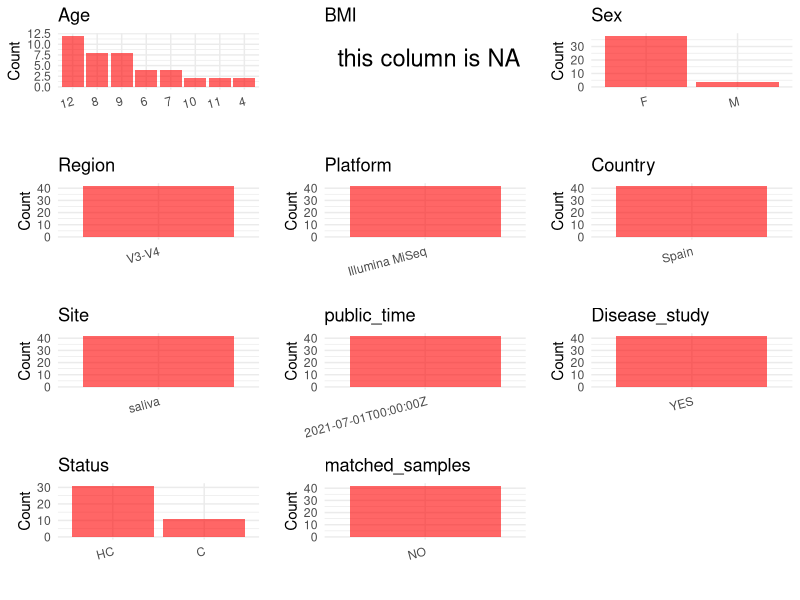

Generate this figure with R: (Note: this script raises an error after producing the figure.)
## ---- chunk 1
# Load necessary libraries
library(dplyr)
library(ggplot2)
library(cowplot)

# Set working directory (update this path to your local directory)
setwd("D:/oral_project/PRJNA643173")

# Read the initial metadata files
initial_meta<-read.csv("SraRunTable.csv",header = T)

# Combine the two metadata files
#meta <- rbind(initial_meta, initial_meta1)

#Remove entries non-oral samples
#initial_meta <- subset(initial_meta,isolate %in% c("saliva","tongue coat"))

# Check the number of samples containing "HT" in Sample.Name (e.g., healthy controls)
#nrow(subset(meta, grepl("HT", Sample.Name)))

# Display the first few rows of the metadata
head(initial_meta)
## ---- chunk 2
# Create a uniform metadata dataframe
metadata <- data.frame(
  BioProject = initial_meta$BioProject,
  Run = initial_meta$Run,
  sample_name = initial_meta$isolation_source,
  #Age = NA,
  BMI = NA,
  #Sex = NA,
  Region = "V3-V4",
  Platform = initial_meta$Instrument,
  Country = initial_meta$geo_loc_name_country,
  Site = replace(initial_meta$Organism, initial_meta$Organism == "human oral metagenome", "saliva"),
  public_time = initial_meta$ReleaseDate,
  stringsAsFactors = FALSE
)
## ---- chunk 3
metadata <- metadata %>%
  mutate(Sex = case_when(
    grepl("1A|1B|2A|2B|2B|3A|3B|4A|4B|5A|5B|7A|7B|9A|9B|10A|10B|12A|12B|13A|13B|15A|15B|16A|16B|17A|17B|18A|18B|20A|20B", sample_name) ~ "F",
    grepl("6A|6B|8A|8B|11A|11B|14A|14B|19A|19B|21A|21B", sample_name) ~ "M"
  ))
metadata <- metadata %>%
  mutate(Age = case_when(
    grepl("1A|1B|9A|9B|12A|12B", sample_name) ~ "12",
    grepl("2A|2B|13A|13B", sample_name) ~ "7",
    grepl("3A|3B|7A|7B|15A|15B", sample_name) ~ "8",
    grepl("4A|4B", sample_name) ~ "6",
    grepl("5A|5B", sample_name) ~ "11",
    grepl("6A|6B|10A|10B|11A|11B|16A|16B|18A|18B", sample_name) ~ "9",
    grepl("8A|8B", sample_name) ~ "10",
    grepl("14A|14B|19A|19B|20A|20B", sample_name) ~ "4",
    grepl("17A|17B|21A|21B", sample_name) ~ "5"
  ))

## ---- chunk 4
# Add information obtained from the publication
metadata$PCR_primers <- "TCGTCGGCAGCGTCAGATGTGTATAAGAGACAGC CTACGGGNGGCWGCAG-GTCTCGTGGGCTCGGAGATGTGTATAAGAGACAGGACTACHVGG GT ATCTAATCC"
metadata$title <- "Machine Learning Study in Caries Markers in Oral Microbiota from Monozygotic Twin Children"
metadata$Disease_study <- "YES"
# Assign disease status based on sample_name patterns
metadata <- metadata %>%
  mutate(Status = case_when(
    grepl("A|12B|13B|14B|15B|16B|17B|18B|19B|20B|21B", sample_name) ~ "HC",
    grepl("1B|2B|3B|4B|5B|6B|7B|8B|9B|10B|11B", sample_name) ~ "C"
  ))

#get subjects id according to sample id
metadata$sample_name<-gsub("oral sample from subject ","",metadata$sample_name)
#get subjects id with Saliva available
keep_subjects<-subset(metadata,Site %in% "saliva")
#remove subjects without Saliva samples
metadata<-subset(metadata,sample_name %in% keep_subjects$sample_name)
#get subjects sampling counts
sample_counts <- table(metadata$sample_name)
# Create matched_samples column, any subjects have >=2 samples will be label "YES", otherwise "NO"
metadata$matched_samples <- ifelse(metadata$sample_name %in% names(sample_counts[sample_counts >= 2]), "YES", "NO")
## ---- chunk 5
# Check the number of unique runs and sample names
print(paste("Number of unique runs:", length(unique(metadata$Run))))
print(paste("Number of unique sample names:", length(unique(metadata$sample_name))))
## ---- chunk 6
# Select columns for visualization
plot_data <- metadata %>%
  select(-BioProject, -Run, -sample_name, -title)

# Function to create simple plots for each column
create_simple_plots <- function(data) {
  plots <- list()
  
  for (col in colnames(data)) {
    # Check if the column is all NA
    if (all(is.na(data[[col]]))) {
      # Create an empty plot with text indicating all NA
      p <- ggplot() +
        annotate("text", x = 0.5, y = 0.5, label = "this column is NA", size = 6) +
        labs(title = col) +
        theme_void()
    } else if (is.numeric(data[[col]])) {
      # Numeric variable: histogram
      p <- ggplot(data, aes(x = .data[[col]])) +
        geom_histogram(fill = "blue", alpha = 0.6, bins = 20, na.rm = TRUE) +
        labs(title = col) +
        theme_minimal()
    } else {
      # Categorical variable: bar plot (remove NA values)
      count_data <- as.data.frame(table(data[[col]], useNA = "ifany"))
      p <- ggplot(count_data, aes(x = reorder(Var1, -Freq), y = Freq)) +
        geom_col(fill = "red", alpha = 0.6) +
        labs(title = col, x = NULL, y = "Count") +
        theme_minimal() +
        theme(axis.text.x = element_text(angle = 15, hjust = 1))
    }
    plots[[col]] <- p
  }
  
  return(plots)
}

# Generate and arrange plots
plots <- create_simple_plots(plot_data)
p<-plot_grid(plots$Age, 
          plots$BMI, 
          plots$Sex, 
          plots$Region, 
          plots$Platform, 
          plots$Country, 
          plots$Site,
          plots$public_time, 
          plots$Disease_study,
          plots$Status,
          plots$matched_samples,# add 
          ncol = 3, align = "hv", axis = "lb")
ggsave("Metadata_Summary.png", plot = p, width = 8, height = 6, dpi = 150)
## ---- chunk 7
knitr::include_graphics("Metadata_Summary.png")
## ---- chunk 8
# Reorder columns to match the desired format
metadata <- metadata[, c(
  "BioProject", "Run", "sample_name", "Age", "BMI", "Sex", 
  "Region", "Platform", "Country", "Site", "public_time", 
  "PCR_primers", "title", "Disease_study", "Status","matched_samples"
)]

# Export the uniform metadata to a CSV file
write.csv(metadata, file = "metadata.csv", quote = TRUE)
head(metadata)
